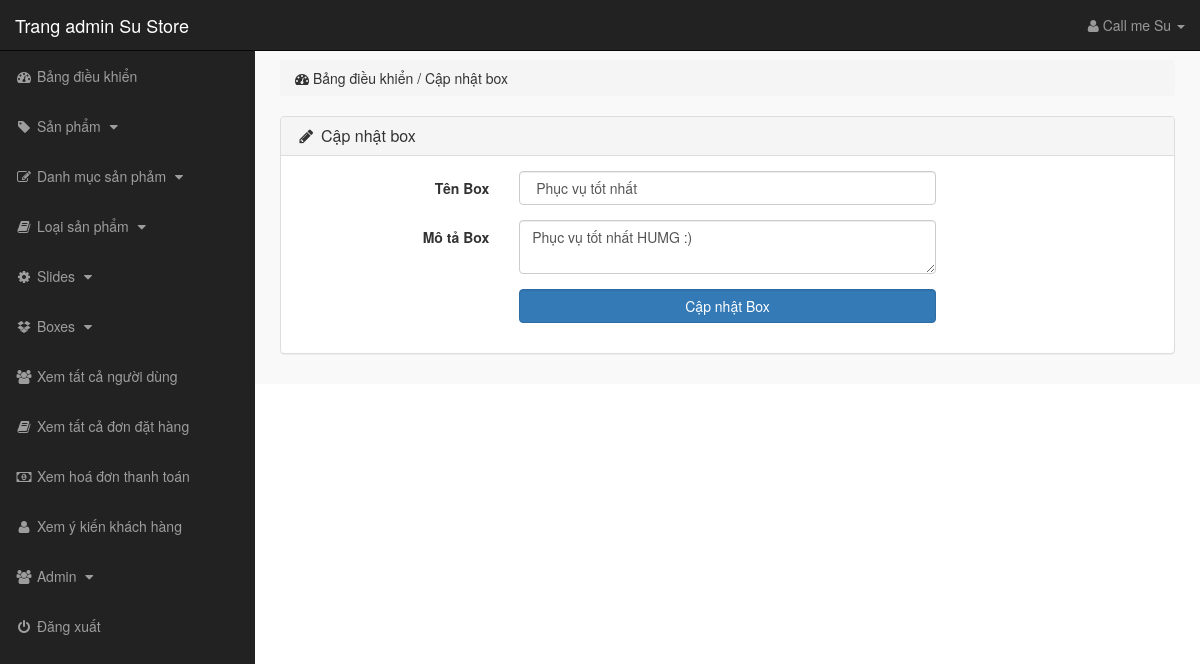
The page /admin_area/index.php?edit_box=1 (signed in) on the database its author committed.
### tables this page shows
CREATE TABLE `boxes_section` (
  `box_id` int(10) NOT NULL,
  `box_title` text NOT NULL,
  `box_desc` text NOT NULL
);

### admin_area/edit_box.php (the view, shortened to what this page needs)
<?php
    if(!isset($_SESSION['admin_username'])){
        echo "<script>window.open('login.php','_self')</script>";
    }else{
?>
<?php
    if(isset($_GET['edit_box'])){
        $edit_box_id = $_GET['edit_box'];
        $edit_box_query = "select * from boxes_section where box_id='$edit_box_id'";
        $run_edit_box = mysqli_query($con,$edit_box_query);
        $row_edit_box = mysqli_fetch_array($run_edit_box);
        $box_title = $row_edit_box['box_title'];
        $box_desc = $row_edit_box['box_desc'];
    }
?>
<div class="row">
    <div class="col-lg-12">
        <ol class="breadcrumb">
            <li>
                <i class="fa fa-dashboard"></i> Bảng điều khiển / Cập nhật box
            </li>
        </ol>
    </div>
</div>
<div class="row">
    <div class="col-lg-12">
        <div class="panel panel-default">
            <div class="panel-heading">
                <h3 class="panel-title">
                    <i class="fa fa-pencil fa-fw"></i> Cập nhật box
                </h3>
            </div>
            <div class="panel-body">
                <form action="" class="form-horizontal" method="post">
                    <div class="form-group">
                        <label for="" class="control-label col-md-3">
                            Tên Box
                        </label>
                        <div class="col-md-6">
                            <input value=" <?php echo $box_title; ?> " name="box_title" type="text" class="form-control">
                        </div>
                    </div>
                    <div class="form-group">
                        <label for="" class="control-label col-md-3">
                            Mô tả Box
                        </label>
                        <div class="col-md-6">
                            <textarea type='text' name="box_desc" class="form-control"><?php echo $box_desc; ?></textarea>
                        </div>
                    </div>
                    <div class="form-group">
                        <label for="" class="control-label col-md-3">
                        </label>
                        <div class="col-md-6">
                            <input value="Cập nhật Box" name="update_box" type="submit" class="form-control btn btn-primary">
                        </div>
                    </div>
                </form>
            </div>
        </div>
    </div>
</div>
<?php } ?>

### admin_area/includes/sidebar.php (shortened to what this page needs)
<?php
    if(!isset($_SESSION['admin_username'])){
        echo "<script>window.open('login.php','_self')</script>";
    }else{
?>
<nav class="navbar navbar-inverse navbar-fixed-top">
    <div class="navbar-header">
        <a href="index.php?dashboard" class="navbar-brand">Trang admin Su Store</a>
    </div>
    <ul class="nav navbar-right top-nav">
        <li class="dropdown">
            <a href="#" class="dropdown-toggle" data-toggle="dropdown">
                <i class="fa fa-user"></i> <?php echo $admin_name;  ?> <b class="caret"></b>
            </a>
        </li>
    </ul>
    <div class="collapse navbar-collapse navbar-ex1-collapse">
        <ul class="nav navbar-nav side-nav">
            <li>
                <a href="index.php?dashboard">
                        <i class="fa fa-fw fa-dashboard"></i> Bảng điều khiển
                </a>
            </li>
            <li>
                <a href="#" data-toggle="collapse" data-target="#products">
                        <i class="fa fa-fw fa-tag"></i> Sản phẩm
                        <i class="fa fa-fw fa-caret-down"></i>
                </a>
            </li>
            <li>
                <a href="#" data-toggle="collapse" data-target="#p_cat">
                        <i class="fa fa-fw fa-edit"></i> Danh mục sản phảm
                        <i class="fa fa-fw fa-caret-down"></i>
                </a>
            </li>
            <li>
                <a href="#" data-toggle="collapse" data-target="#cat">
                        <i class="fa fa-fw fa-book"></i> Loại sản phẩm
                        <i class="fa fa-fw fa-caret-down"></i>
                </a>
            </li>
            <li>
                <a href="#" data-toggle="collapse" data-target="#slides">
                        <i class="fa fa-fw fa-gear"></i> Slides
                        <i class="fa fa-fw fa-caret-down"></i>
                </a>
            </li>
            <li>
                <a href="#" data-toggle="collapse" data-target="#boxes">
                        <i class="fa fa-fw fa-dropbox"></i> Boxes
                        <i class="fa fa-fw fa-caret-down"></i>
                </a>
            </li>
            <li>
                <a href="index.php?view_customers">
                    <i class="fa fa-fw fa-users"></i> Xem tất cả người dùng
                </a>
            </li>
            <li>
                <a href="index.php?view_orders">
                    <i class="fa fa-fw fa-book"></i> Xem tất cả đơn đặt hàng
                </a>
            </li>
            <li>
                <a href="index.php?view_payments">
                    <i class="fa fa-fw fa-money"></i> Xem hoá đơn thanh toán
                </a>
            </li>
            <li>
                <a href="index.php?view_sender">
                    <i class="fa fa-fw fa-user"></i> Xem ý kiến khách hàng
                </a>
            </li>
            <li>
                <a href="#" data-toggle="collapse" data-target="#users">
                        <i class="fa fa-fw fa-users"></i> Admin
                        <i class="fa fa-fw fa-caret-down"></i>
                </a>
            </li>
            <li>
                <a href="logout.php">
                    <i class="fa fa-fw fa-power-off"></i> Đăng xuất
                </a>
            </li>
        </ul>
    </div>
</nav>
<?php } ?>

### admin_area/css/style.css (style rules this page uses)
body { margin-top: 100px; }
@media (min-width: 768px) { body { margin-top: 50px; } }
.top-nav>li { float: left; display: inline-block; }
.top-nav>li>a { color: #999999; line-height: 20px; padding-top: 15px; padding-bottom: 15px; padding-right: 30px; }
@media (min-width: 768px) { .side-nav { position: fixed; top: 51px; bottom: 0; width: 255px; overflow-y: auto; overflow-x: hidden; background-color: #222222; padding-bottom: 40px; border-radius: 0; } }
@media (min-width: 768px) { .side-nav>li>a { width: 255px; } }
.panel-body { border-radius: 5px; }

### rows shown on the page
boxes_section: box_title "Phục vụ tốt nhất", box_desc "Phục vụ tốt nhất HUMG :)"

### other values the page prints
$admin_name "Call me Su"
